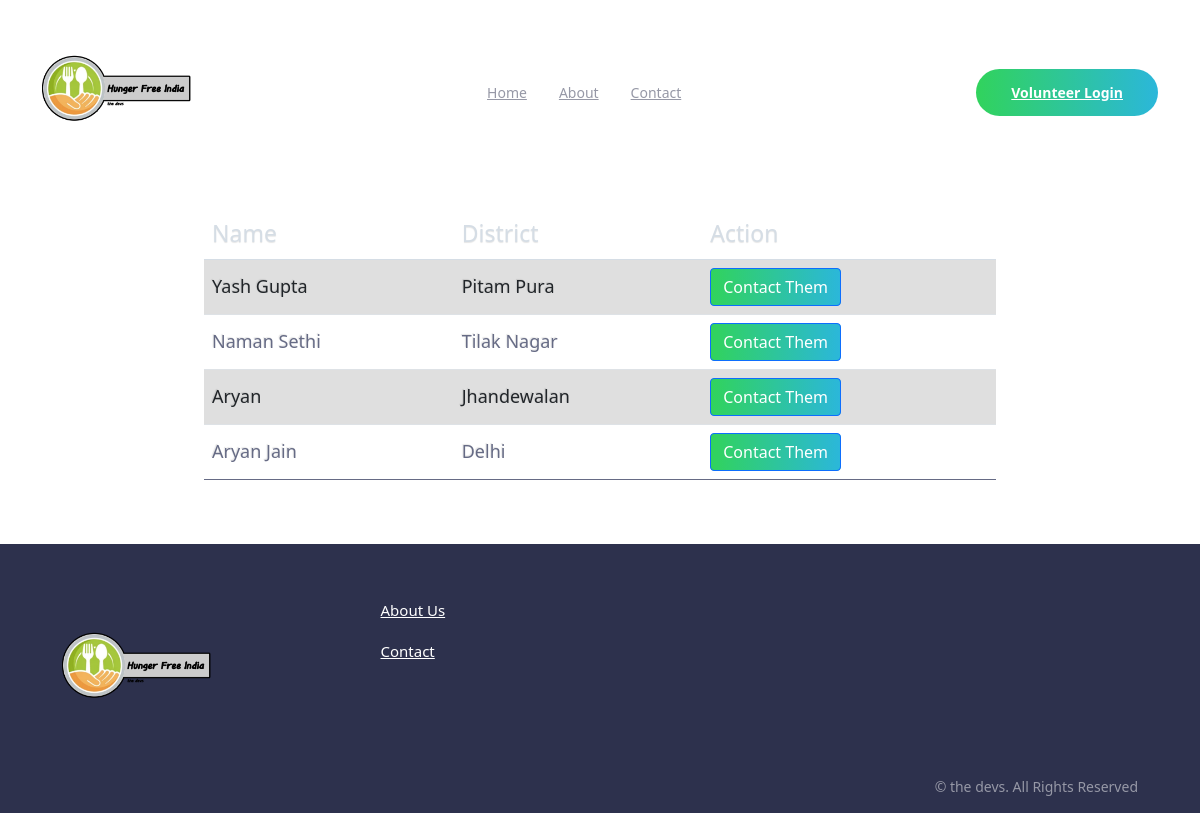
Before: /all-volunteers/ with the older database file.
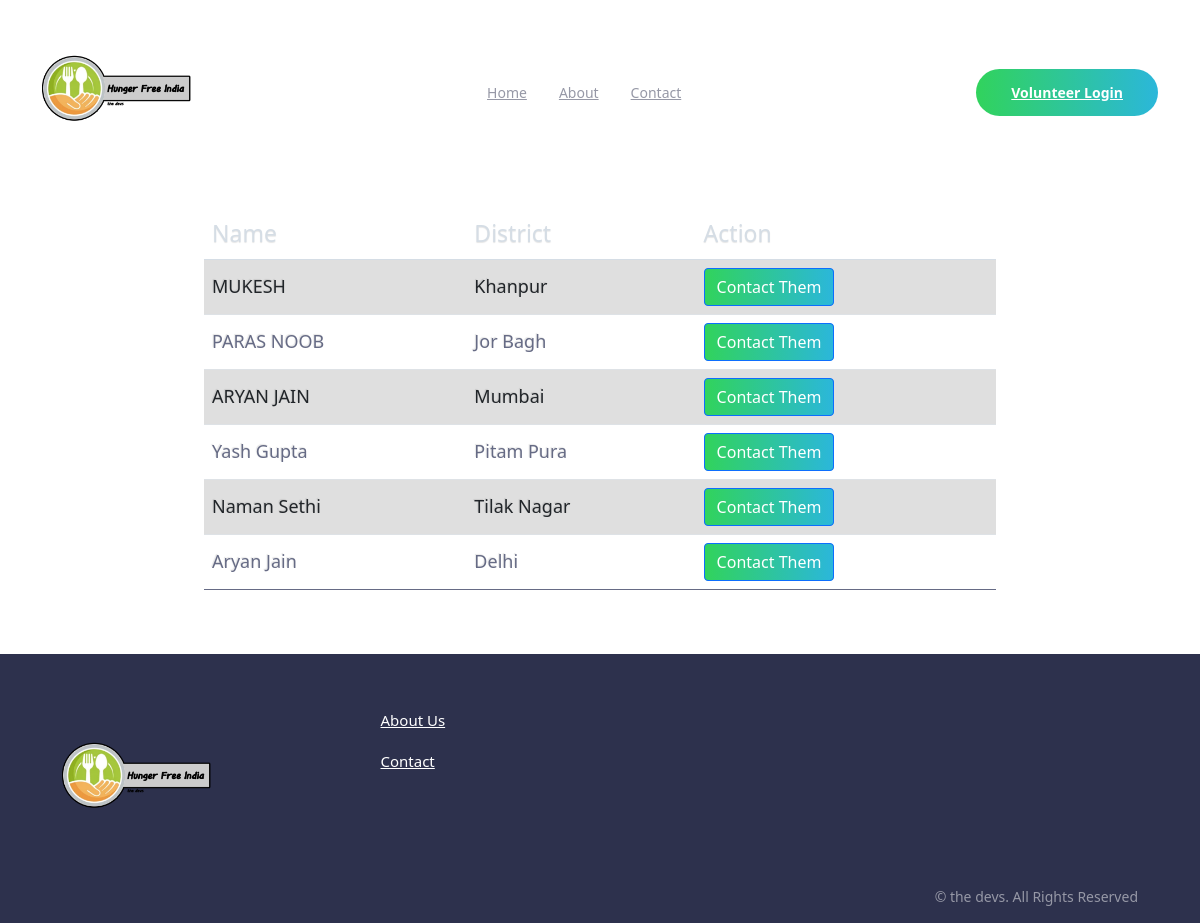
After: the same page with the newer database file.
### home/models.py (models this page shows, shortened)
class Volunteer(models.Model):
    name = models.CharField(max_length=100, blank=False, null=False)
    phone_no = PhoneField(unique=True, blank=False, null=False)
    district = models.CharField(max_length=100, choices=district_choices, blank=False, null=False)
    is_active = models.BooleanField(default=True)
    volunteered_by = models.OneToOneField(User, on_delete=models.CASCADE)
    joined_at = models.DateTimeField(auto_now_add=True)
    class Meta:
        verbose_name_plural = 'Volunteer'
        ordering = ['-joined_at']

### home/views.py (the view)
# urls.py: path('all-volunteers/',views.volunteers,name='volunteers'),
def volunteers(request):
    v_query = Volunteer.objects.filter(is_active=True)
    return render(request, 'index/volunteers.html', {'v_query': v_query})

### home/templates/index/volunteers.html (shortened to what this page needs)
{% extends "base.html" %}
{% load static %}
{% block script %}
<link rel="stylesheet" href="{% static 'style/volunteers.css' %}">
<link rel="stylesheet" href="https://stackpath.bootstrapcdn.com/bootstrap/5.0.0-alpha1/css/bootstrap.min.css"
 />
{% endblock script %}
{% block body %}
<div class="row mt-4 justify-content-center">
    <div class="col-8">
        <table class="table table-striped ">
            <thead>
                <tr>
                    <th>Name</th>
                    <th>District</th>
                    <th >Action</th>
                </tr>
            </thead>
            <tbody>
                {% for volunteer in v_query %}
                <tr>
                    <td>{{ volunteer.name }}</td>
                    <td>{{ volunteer.district }}</td>
                    <td>
                        <button class="btn btn-primary" onclick="showPhoneNumber('{{ volunteer.phone_no }}')">Contact
                            Them</button>
                    </td>
                </tr>
                {% endfor %}
            </tbody>
        </table>
    </div>
</div>
{% endblock body %}

### home/templates/base.html (shortened to what this page needs)
<!DOCTYPE html>
<html lang="en">
<head>
    {% load static %}
    <link rel="stylesheet" href="{% static 'style/style.css' %}">
    <link rel="stylesheet" href="{% static 'style/alert.css' %}">
    {% block script %} {% endblock script %}
</head>
<body>
<header class="header">
  <div class="container">
    <nav class="flex flex-jc-sb flex-ai-c">
      <div class="">
        <a href="#">
          <img src="{% static 'logo.png' %}" alt="logo here" width="150px" style="object-fit: cover;
          object-position: 20% 10%;"/>
        </a>
      </div>
      <div class="main-navgation hide-for-mobile">
        <a href="{% url 'index:index' %}">Home</a><a href="{% url 'users:about' %}">About</a><a href="{% url 'users:contact' %}">Contact</a>
      </div>
      {% if user.is_authenticated %}
      <a href="{% url 'users:logout' %}" class="button hide-for-mobile">Logout</a>
      {% if user.volunteer %}
      <a href="{% url 'index:update_volunteer' %}" class="button hide-for-mobile">Volunteer Profile</a>
      {% else %}
      <a href="{% url 'index:become_volunteer' %}" class="button hide-for-mobile">Become a volunteer</a>
      {% endif %}
      {% else %}
      <a href="{% url 'users:login' %}" class="button hide-for-mobile">Volunteer Login</a>
      {% endif %}
    </nav>
  </div>
</header>
{% block body %} {% endblock body %}
<footer class="footer mt-5">
  <div class="container">
      <div class="footer-logo mb-3">
          <a href="#">
              <img src="{% static 'logo.png' %}" alt="logo here" width="150px"/>
          </a>
      </div>
      <div class="footer-links col1 mb-3">
          <a href="{% url 'users:about' %}" class="d-block mb-2">About Us</a>
          <a href="{% url 'users:contact' %}" class="d-block mb-2">Contact</a>
      </div>
      <div class="footer-copyright">
          <p>© the devs. All Rights Reserved</p>
      </div>
  </div>
</footer>
</body>
</html>

### static/style/style.css (style rules this page uses)
*, *::after, *::before { padding: 0; margin: 0; box-sizing: border-box; }
html { font-size: 100%; scroll-behavior: smooth; overflow-x: hidden; }
body { font-family: "Public Sans", sans-serif; font-weight: 400; color: #9698a6; font-size: 0.875rem; line-height: 1.5; overflow-x: hidden; }
@media (min-width: 64em) { body { font-size: 1.125rem; } }
a { text-decoration: none; }
.flex { display: flex; }
.flex-jc-sb { justify-content: space-between; }
.flex-ai-c { align-items: center; }
.container { padding-right: 1.5rem; padding-left: 1.5rem; }
@media (min-width: 64em) { .container { max-width: 69.375rem; margin: 0 auto; } }
button, .button { position: relative; display: inline-block; font-size: 0.875rem; padding: 0.8125rem 2.1875rem; border-radius: 3.125rem; background: linear-gradient(to right, #31d35c, #2bb7da); color: white; font-weight: 700; cursor: pointer; overflow: hidden; }
button::after, .button::after { position: absolute; content: ""; top: 0; left: 0; bottom: 0; right: 0; background: rgba(255, 255, 255, 0.3); opacity: 0; transition: opacity 0.3s ease-in-out; }
.header { position: relative; padding: 1.0625rem 0; z-index: 1; background: white; }
.header nav { position: relative; }
.header .main-navgation a { padding: 0.625rem 0; color: #2d314d; font-size: 1rem; transition: 0.3s ease-in-out; }
@media (min-width: 64em) { .header .main-navgation a { position: relative; font-size: 0.875rem; color: #9698a6; } }
@media (min-width: 64em) { .header .main-navgation a:not(:last-child) { margin-right: 2rem; } }
@media (min-width: 64em) { .header .main-navgation a::after { position: absolute; content: ""; left: 0; bottom: -1.25rem; width: 100%; height: 0.3125rem; background: linear-gradient(to right, #31d35c, #2bb7da); opacity: 0; transition: opacity 0.3s ease-in-out; } }
.footer { background: #2d314d; color: white; padding: 2.5rem; padding-bottom: 0; text-align: center; }
@media (min-width: 64em) { .footer { padding: 3.125rem; padding-bottom: 0; } }
@media (min-width: 64em) { .footer .container { display: grid; grid-template-areas: "logo col1 col2 cta" "social col1 col2 copyright"; justify-items: start; gap: 1rem; } }
@media (min-width: 64em) { .footer .footer-logo { grid-area: logo; } }
.footer .footer-links { display: flex; flex-direction: column; }
@media (min-width: 64em) { .footer .footer-links { align-items: flex-start; } }
.footer .footer-links a { color: #fff; font-size: 0.9375rem; line-height: 2.25; transition: color 0.2s ease-in-out; }
@media (min-width: 64em) { .footer .col1 { grid-area: col1; } }
.footer .footer-copyright p { color: #9698a6; font-size: 0.875rem; }
@media (min-width: 64em) { .footer .footer-copyright { grid-area: copyright; justify-self: end; align-self: end; } }

### static/style/volunteers.css (style rules this page uses)
body { background-color: #ffffff8e; font-family: "Roboto", helvetica, arial, sans-serif; font-size: 16px; font-weight: 400; text-rendering: optimizeLegibility; }
th { color:#D5DDE5;; background:#1b1e24; border-bottom:4px solid #9ea7af; border-right: 1px solid #343a45; font-size:23px; font-weight: 100; padding:24px; text-align:left; text-shadow: 0 1px 1px rgba(0, 0, 0, 0.1); vertical-align:middle; }
th:first-child { border-top-left-radius:3px; }
th:last-child { border-top-right-radius:3px; border-right:none; }
tr { border-top: 1px solid #C1C3D1; border-bottom-: 1px solid #C1C3D1; color:#666B85; font-size:16px; font-weight:normal; text-shadow: 0 1px 1px rgba(256, 256, 256, 0.1); }
tr:first-child { border-top:none; }
tr:last-child { border-bottom:none; }
tr:nth-child(odd) td { background:#EBEBEB; }
tr:last-child td:first-child { border-bottom-left-radius:3px; }
tr:last-child td:last-child { border-bottom-right-radius:3px; }
td { background:#FFFFFF; padding:20px; text-align:left; vertical-align:middle; font-weight:300; font-size:18px; text-shadow: -1px -1px 1px rgba(0, 0, 0, 0.1); border-right: 1px solid #C1C3D1; }
td:last-child { border-right: 0px; }

Changed rows visible on the page:
removed Volunteer: name "Aryan", district "Jhandewalan"
added Volunteer: name "MUKESH", district "Khanpur"
added Volunteer: name "PARAS NOOB", district "Jor Bagh"
added Volunteer: name "ARYAN JAIN", district "Mumbai"
